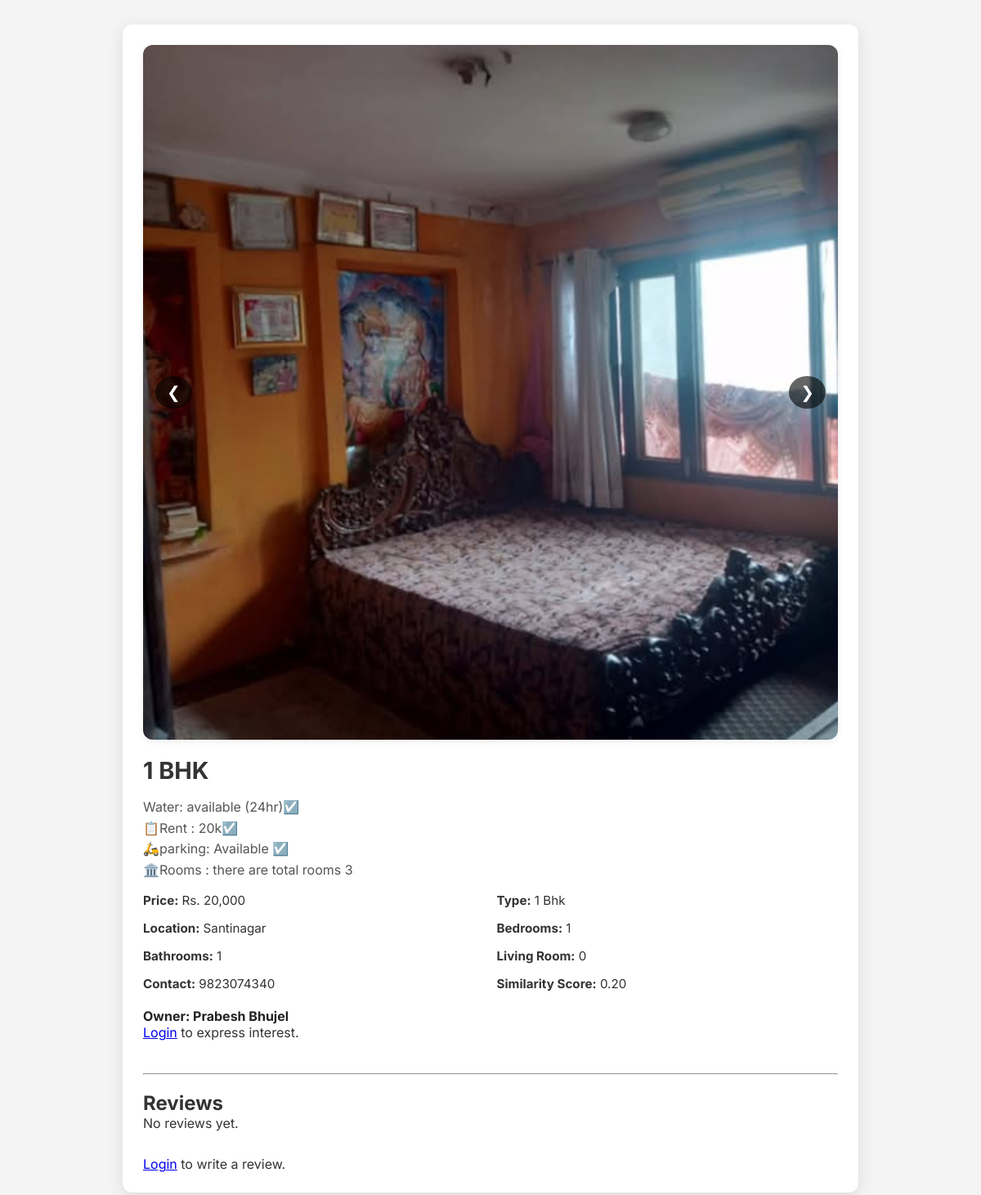
Screenshot of /frontpage/propertydetails.php?id=40 with the database file from the repository.
### tables this page shows
CREATE TABLE `properties` (
  `id` int(11) NOT NULL,
  `user_id` int(11) NOT NULL,
  `title` varchar(255) NOT NULL,
  `main_photo` varchar(255) NOT NULL,
  `additional_photos` text DEFAULT NULL,
  `property_type` varchar(100) DEFAULT NULL,
  `location` varchar(255) DEFAULT NULL,
  `bedrooms` int(11) DEFAULT NULL,
  `bathrooms` int(11) DEFAULT NULL,
  `kitchen` enum('Yes','No') DEFAULT NULL,
  `living_room` varchar(255) DEFAULT NULL,
  `contact_number` varchar(50) DEFAULT NULL,
  `property_location` varchar(255) DEFAULT NULL,
  `description` text DEFAULT NULL,
  `facilities` text DEFAULT NULL,
  `extra_file` varchar(255) DEFAULT NULL,
  `document_file` varchar(255) DEFAULT NULL,
  `status` enum('pending','approved','rejected') DEFAULT 'pending',
  `created_at` timestamp NOT NULL DEFAULT current_timestamp(),
  `price` int(11) DEFAULT NULL
);

CREATE TABLE `users` (
  `id` int(11) NOT NULL,
  `full_name` varchar(100) NOT NULL,
  `email` varchar(100) NOT NULL,
  `phone` varchar(15) NOT NULL,
  `password` varchar(255) NOT NULL,
  `created_at` timestamp NOT NULL DEFAULT current_timestamp()
);

### frontpage/propertydetails.php (the view, shortened to what this page needs)
<?php
include '../DatabaseConn/conn.php';
$property_id = (int) $_GET['id'];
$stmt = $conn->prepare("SELECT p.*, u.full_name as owner_name, u.id as owner_id FROM properties p JOIN users u ON p.user_id = u.id WHERE p.id = ?");
$stmt->bind_param("i", $property_id);
$stmt->execute();
$result = $stmt->get_result();
$property = $result->fetch_assoc();
$all_properties = [];
$similarity_with = 0.0;
$similar_stmt = $conn->prepare("SELECT id, price, property_type, location FROM properties WHERE id != ?");
$similar_stmt->bind_param("i", $property_id);
$similar_stmt->execute();
$similar_result = $similar_stmt->get_result();
if ($similar_result->num_rows > 0) {
  while ($row = $similar_result->fetch_assoc()) {
    $all_properties[] = $row;
  }
}
function jaccard_similarity($a, $b)
{
  $setA = [$a['price'], strtolower($a['property_type']), strtolower($a['location'])];
  $setB = [$b['price'], strtolower($b['property_type']), strtolower($b['location'])];
  $intersection = count(array_intersect($setA, $setB));
  $union = count(array_unique(array_merge($setA, $setB)));
  return $union ? $intersection / $union : 0;
}
foreach ($all_properties as $other) {
  $similarity = jaccard_similarity($property, $other);
  if ($similarity > $similarity_with) {
    $similarity_with = $similarity;
  }
}
$photos = [];
if (!empty($property['main_photo'])) {
  $photos[] = $property['main_photo'];
}
if (!empty($property['additional_photos'])) {
  $additional_photos_arr = array_map('trim', explode(',', $property['additional_photos']));
  foreach ($additional_photos_arr as $photo) {
    if ($photo && !in_array($photo, $photos)) {
      $photos[] = $photo;
    }
  }
}
?>
<!DOCTYPE html>
<html lang="en">
<head>
  <link rel="stylesheet" href="frontpage.css" />
  <link rel="stylesheet" href="https://cdnjs.cloudflare.com/ajax/libs/font-awesome/6.4.0/css/all.min.css" />
</head>
<body>
  <div class="property-details">
    <div class="gallery">
      <?php foreach ($photos as $index => $photo): ?>
        <img src="../uploads/<?= htmlspecialchars($photo) ?>" class="<?= $index === 0 ? 'active' : '' ?>"
          alt="Property photo <?= $index + 1 ?>">
      <?php endforeach; ?>
      <?php if (count($photos) > 1): ?>
        <div class="gallery-controls">
          <button id="prevBtn">&#10094;</button>
          <button id="nextBtn">&#10095;</button>
        </div>
      <?php endif; ?>
    </div>
    <h1><?= htmlspecialchars($property['title']) ?></h1>
    <div class="description"><?= nl2br(htmlspecialchars($property['description'])) ?></div>
    <div class="info-grid">
      <div class="info-item"><strong>Price:</strong> Rs. <?= number_format($property['price'], 0) ?></div>
      <div class="info-item"><strong>Type:</strong> <?= htmlspecialchars($property['property_type']) ?></div>
      <div class="info-item"><strong>Location:</strong> <?= htmlspecialchars($property['location']) ?></div>
      <div class="info-item"><strong>Bedrooms:</strong> <?= (int) $property['bedrooms'] ?></div>
      <div class="info-item"><strong>Bathrooms:</strong> <?= (int) $property['bathrooms'] ?></div>
      <div class="info-item"><strong>Living Room:</strong> <?= (int) $property['living_room'] ?></div>
      <div class="info-item"><strong>Contact:</strong> <?= htmlspecialchars($property['contact_number']) ?></div>
      <div class="info-item"><strong>Similarity Score:</strong> <?= number_format($similarity_with, 2) ?></div>
    </div>
    <div class="owner-label">Owner: <?= htmlspecialchars($property['owner_name']) ?></div>
    <?php if (isset($_SESSION['user_id'])): ?>
      <form method="POST">
        <input type="hidden" name="interested" value="1">
        <button type="submit" class="btn-orange">I am Interested</button>
      </form>
    <?php else: ?>
      <p><a href="../login/login.php">Login</a> to express interest.</p>
    <?php endif; ?>
    <hr style="margin: 40px 0 20px;">
    <h2>Reviews</h2>
    <div style="margin-bottom: 30px;">
      <?php
      $review_stmt = $conn->prepare("SELECT r.review_text, r.created_at, u.full_name FROM reviews r JOIN users u ON r.user_id = u.id WHERE r.property_id = ? ORDER BY r.created_at DESC");
      $review_stmt->bind_param("i", $property_id);
      $review_stmt->execute();
      $reviews_result = $review_stmt->get_result();
      if ($reviews_result->num_rows > 0):
        while ($review = $reviews_result->fetch_assoc()):
          ?>
          <div style="background: #f1f1f1; padding: 15px; border-radius: 8px; margin-bottom: 15px;">
            <strong><?= htmlspecialchars($review['full_name']) ?></strong><br>
            <small><?= htmlspecialchars($review['created_at']) ?></small>
            <p style="margin-top: 8px;"><?= nl2br(htmlspecialchars($review['review_text'])) ?></p>
          </div>
        <?php endwhile; else:
        echo "<p>No reviews yet.</p>"; endif;
      $review_stmt->close(); ?>
    </div>
    <?php if (isset($_SESSION['user_id'])): ?>
      <form method="POST">
        <textarea name="review" rows="4"
          style="width:100%; padding:10px; font-size:1rem; border-radius:8px; border:1px solid #ccc;"
          placeholder="Write your review here..." required></textarea>
        <button type="submit" name="submit_review" class="btn-orange" style="margin-top: 10px;">Post Review</button>
      </form>
    <?php else: ?>
      <p><a href="../login/login.php">Login</a> to write a review.</p>
    <?php endif; ?>
  </div>
</body>
</html>

### frontpage/frontpage.css (style rules this page uses)
* { margin: 0; padding: 0; box-sizing: border-box; font-family: "Inter", sans-serif; }
body { background-color: #fff; color: #333; }

### frontpage/propertydetails.php (style rules this page uses)
body { font-family: 'Inter', sans-serif; background: #f4f4f4; margin: 0; padding: 0; }
.property-details { max-width: 900px; margin: 30px auto; background: white; border-radius: 12px; padding: 25px; box-shadow: 0 5px 20px rgba(0, 0, 0, 0.1); }
.gallery { position: relative; overflow: hidden; border-radius: 12px; box-shadow: 0 2px 8px rgba(0, 0, 0, 0.08); }
.gallery img { width: 100%; display: none; }
.gallery img.active { display: block; }
.gallery-controls { position: absolute; top: 50%; width: 100%; display: flex; justify-content: space-between; transform: translateY(-50%); padding: 0 15px; }
.gallery-controls button { background: rgba(0, 0, 0, 0.6); border: none; color: #fff; font-size: 20px; padding: 8px 14px; border-radius: 50%; cursor: pointer; }
h1 { font-size: 1.8rem; margin-top: 20px; color: #333; }
.description { margin: 15px 0; font-size: 1rem; color: #555; line-height: 1.6; }
.info-grid { display: flex; flex-wrap: wrap; gap: 15px; margin-bottom: 20px; }
.info-item { flex: 1 1 40%; font-size: 0.95rem; color: #333; }
.owner-label { font-weight: bold; font-size: 1rem; margin-top: 10px; color: #222; }

### rows the page displays
properties: main_photo (picture), title "1 BHK", description "Water: available (24hr)☑️ 📋️Rent : 20k☑️ 🛵parking: Available ☑️ 🏛️Rooms : there are total rooms 3", price "20,000", property_type "1 Bhk", location "Santinagar", bedrooms "1", bathrooms "1", living_room "0", contact_number "9823074340", user.full_name "Prabesh Bhujel"

### other values shown
$similarity_with "0.20"
